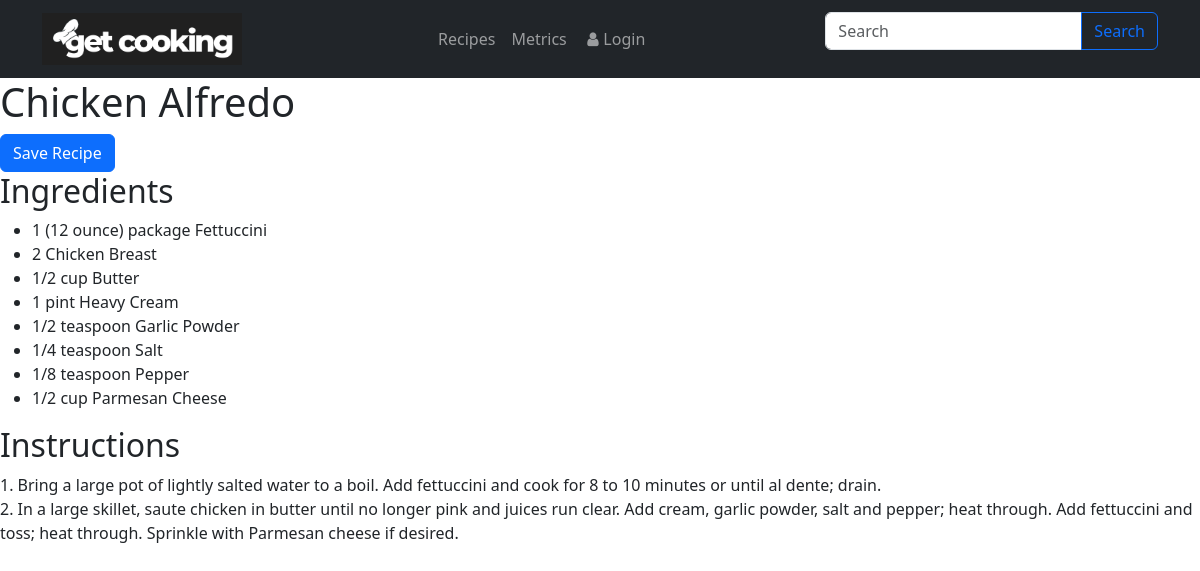
Page /view_recipe.php?recipe_id=2 on the committed database.
### tables this page shows
CREATE TABLE `recipes` (
  `RecipeID` int(11) NOT NULL,
  `RecipeName` varchar(255) NOT NULL,
  `Category` varchar(50) DEFAULT NULL,
  `Instructions` text DEFAULT NULL,
  `ImageURL` varchar(255) DEFAULT NULL
);

CREATE TABLE `ingredients` (
  `IngredientID` int(11) NOT NULL,
  `RecipeID` int(11) DEFAULT NULL,
  `IngredientName` varchar(100) DEFAULT NULL,
  `Amount` varchar(50) DEFAULT NULL
);

### view_recipe.php (the view, shortened to what this page needs)
<?php
include 'connect.php';
?>
<!DOCTYPE html>
<html lang="en">
<head>
    <link rel="stylesheet" href="https://cdn.jsdelivr.net/npm/bootstrap@5.3.0/dist/css/bootstrap.min.css">
    <link rel="stylesheet" href="https://cdnjs.cloudflare.com/ajax/libs/font-awesome/4.7.0/css/font-awesome.min.css">
    <link rel="stylesheet" href="https://cdnjs.cloudflare.com/ajax/libs/bootstrap-icons/1.5.0/font/bootstrap-icons.min.css">
</head>
<body>
    <header class="navbar navbar-expand-lg navbar-dark bg-dark">
        <div class="container">
            <a class="navbar-brand" href="index.php">
                <img src="image\mylogo.png" alt="Logo" width="200">
            </a>
            <ul class="navbar-nav">
                <li class="nav-item">
                    <a class="nav-link" href="recipe.php">Recipes</a>
                </li>
                <li class="nav-item">
                    <a class="nav-link" href="metric.php">Metrics</a>
                </li>
                <li class="nav-item">
                    <a class="nav-link" href="login.php">
                        <i class="fa fa-fw fa-user"></i>Login
                    </a>
                </li>
            </ul>
            <form method="POST" action="search.php" class="d-flex">
                <div class="input-group mb-3">
                    <input class="form-control" name="recipeName" type="text" placeholder="Search" aria-label="Search for a recipe">
                    <button class="btn btn-outline-primary" type="submit" name="search">Search</button>
                </div>
            </form>
        </div>
    </header>
    <div id="recipe-details-container">
        <?php
            if (isset($_GET['recipe_id'])) {
                $recipe_id = $_GET['recipe_id'];
                $sql = "SELECT * FROM Recipes WHERE RecipeID = $recipe_id";
                $result = $conn->query($sql);
                if ($result->num_rows > 0) {
                    $row = $result->fetch_assoc();
                    echo '<h1>' . $row["RecipeName"] . '</h1>';
                    echo '<button id="save-recipe-button" class="btn btn-primary" data-recipeid="' . $recipe_id . '">Save Recipe</button>';
                    echo '<h2>Ingredients</h2>';
                    $ingredients_sql = "SELECT IngredientName, Amount FROM Ingredients WHERE RecipeID = $recipe_id";
                    $ingredients_result = $conn->query($ingredients_sql);
                    if ($ingredients_result->num_rows > 0) {
                        echo '<ul>';
                        while ($ingredient_row = $ingredients_result->fetch_assoc()) {
                            echo '<li>' . $ingredient_row["Amount"] . ' ' . $ingredient_row["IngredientName"] . '</li>';
                        }
                        echo '</ul>';
                    } else {
                        echo 'No ingredients found for this recipe.';
                    }
                    echo '<h2>Instructions</h2>';
                    echo '<p class="recipe-instructions">' . nl2br($row["Instructions"]) . '</p>';
                } else {
                    echo "Recipe not found.";
                }
            } else {
                echo "Recipe ID not specified.";
            }
        ?>
    </div>
</body>
</html>

### rows in the picture
recipes: RecipeName "Chicken Alfredo", Instructions "1. Bring a large pot of lightly salted water to a boil. Add fettuccini and cook for 8 to 10 minutes or until al dente; drain. 2. In a large skillet, saute chicken in butter until no longer pink and juices run clear. Add cream, garlic powder, salt and pepper; heat through. Add fettuccini and toss; heat through. Sprinkle with Parmesan cheese if desired."
ingredients: Amount "1 (12 ounce) package", IngredientName "Fettuccini"
ingredients: Amount "2", IngredientName "Chicken Breast"
ingredients: Amount "1/2 cup", IngredientName "Butter"
ingredients: Amount "1 pint", IngredientName "Heavy Cream"
ingredients: Amount "1/2 teaspoon", IngredientName "Garlic Powder"
ingredients: Amount "1/4 teaspoon", IngredientName "Salt"
ingredients: Amount "1/8 teaspoon", IngredientName "Pepper"
ingredients: Amount "1/2 cup", IngredientName "Parmesan Cheese"
